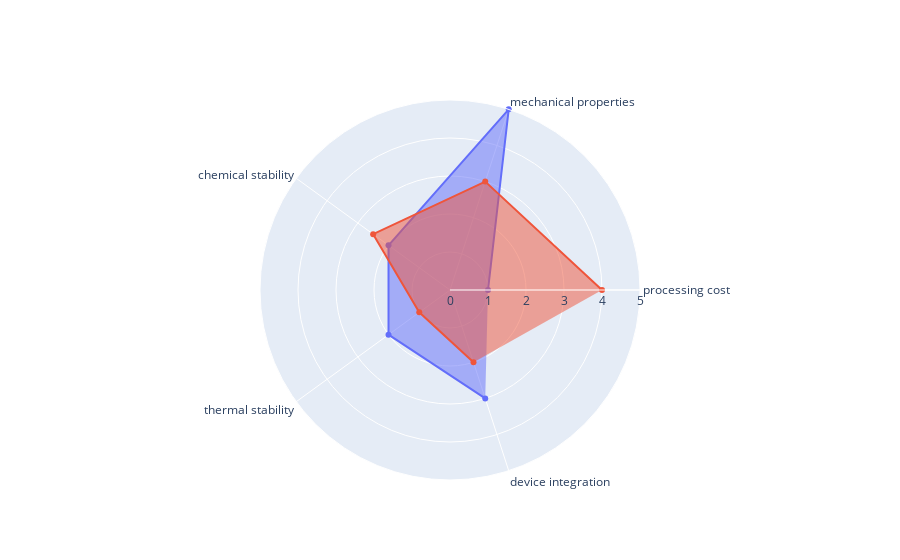

The cell this chart's notebook holds for it:
### Markdown cell above
Radar chart

### Code cell
import plotly.graph_objects as go

categories = ['processing cost','mechanical properties','chemical stability',
              'thermal stability', 'device integration']

fig = go.Figure()

fig.add_trace(go.Scatterpolar(
      r=[1, 5, 2, 2, 3],
      theta=categories,
      fill='toself',
      name='Product A'
))
fig.add_trace(go.Scatterpolar(
      r=[4, 3, 2.5, 1, 2],
      theta=categories,
      fill='toself',
      name='Product B'
))

fig.update_layout(
  polar=dict(
    radialaxis=dict(
      visible=True,
      range=[0, 5]
    )),
  showlegend=False
)

fig.show()

### Figure 1 — Plotly figure (JSON) as saved in the notebook; plotly's stock layout.template omitted (floating-point values rounded to 4 significant figures)
{"data": [{"fill": "toself", "name": "Product A", "r": [1, 5, 2, 2, 3], "theta": ["processing cost", "mechanical properties", "chemical stability", "thermal stability", "device integration"], "type": "scatterpolar"}, {"fill": "toself", "name": "Product B", "r": [4, 3, 2.5, 1, 2], "theta": ["processing cost", "mechanical properties", "chemical stability", "thermal stability", "device integration"], "type": "scatterpolar"}], "layout": {"polar": {"radialaxis": {"range": [0, 5], "visible": true}}, "showlegend": false}}
